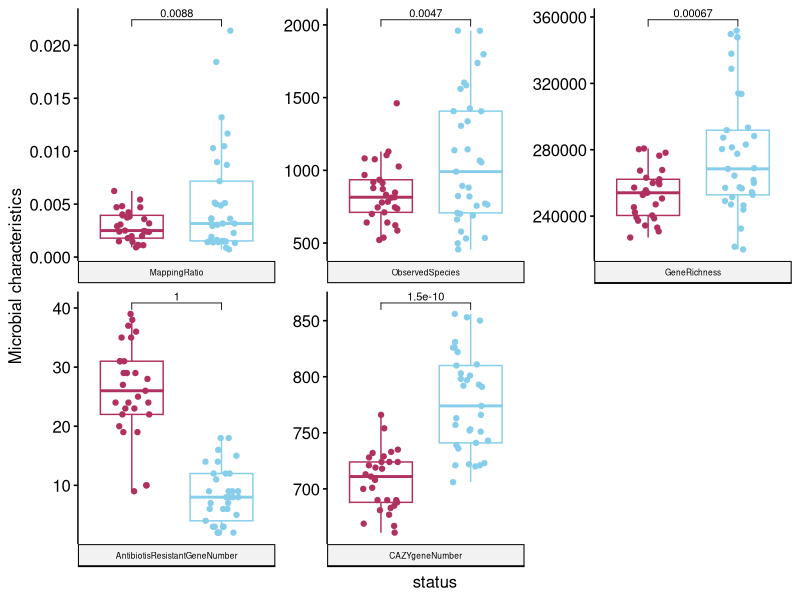

Generate this figure with R:
#!/usr/bin/Rscript
library(ggpubr)
library(reshape2)	
#"#87CEEB", "#B03060"))
Main <- read.table("HorseMicrobiotaChara.status.txt",head=T)
Main_L <- melt(Main,id=c("sample","cohort","status"))
Main_L$variable = factor(Main_L$variable,levels=c("MappingRatio","ObservedSpecies","GeneRichness","AntibiotisResistantGeneNumber","CAZYgeneNumber"))
p = ggboxplot(Main_L,ylab="Microbial characteristics","status","value",add="jitter",color="status",palette=c("#B03060","#87CEEB")) + stat_compare_means(comparisons=list(c("domestic","wild")),method.args=list(alternative="less"),method="t.test",size=2.8)
p = p + facet_wrap(~variable,strip.position="bottom",scales="free_y")

p +  theme(legend.position="none", axis.ticks.x =element_blank(), axis.text.x=element_blank(),strip.text.x = element_text(colour = "black", size = 6))
